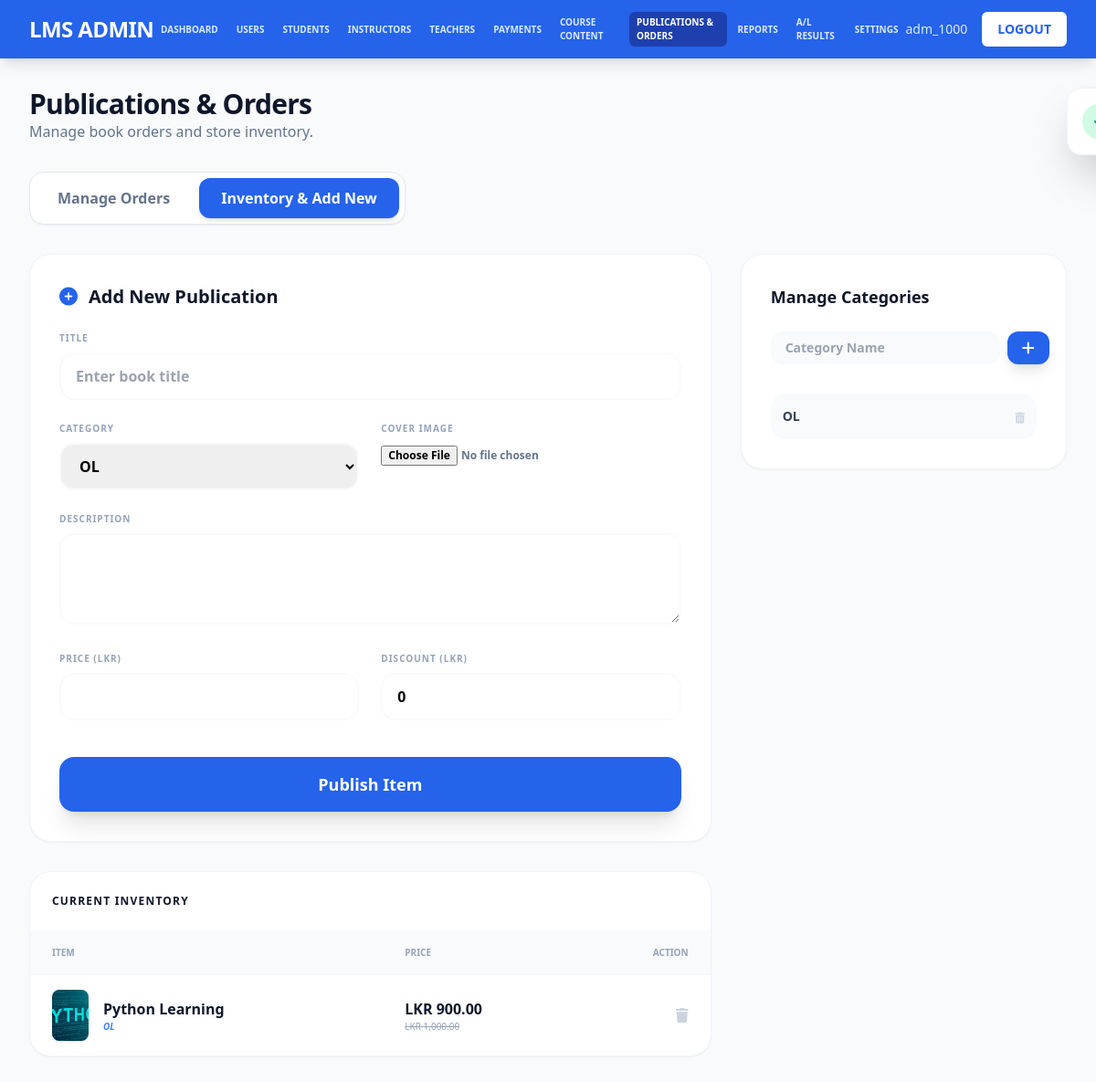
The page /admin/manage_publications.php?tab=publications (signed in) on the database its author committed.
### tables this page shows
CREATE TABLE `publications` (
  `id` int(11) NOT NULL,
  `category_id` int(11) NOT NULL,
  `title` varchar(255) NOT NULL,
  `description` text DEFAULT NULL,
  `price` decimal(10,2) NOT NULL DEFAULT 0.00,
  `discount` decimal(10,2) NOT NULL DEFAULT 0.00,
  `image_path` varchar(255) DEFAULT NULL,
  `created_at` timestamp NOT NULL DEFAULT current_timestamp()
);

CREATE TABLE `publication_categories` (
  `id` int(11) NOT NULL,
  `name` varchar(255) NOT NULL,
  `created_at` timestamp NOT NULL DEFAULT current_timestamp()
);

### admin/manage_publications.php (the view, shortened to what this page needs)
<?php
require_once '../config.php';
$active_tab = $_GET['tab'] ?? 'orders';
$orders = [];
$categories = $conn->query("SELECT * FROM publication_categories ORDER BY name")->fetch_all(MYSQLI_ASSOC);
$publications = [];
if ($active_tab === 'publications') {
    $q = "SELECT p.*, c.name as category_name FROM publications p LEFT JOIN publication_categories c ON p.category_id = c.id ORDER BY p.created_at DESC";
    $publications = $conn->query($q)->fetch_all(MYSQLI_ASSOC);
}
?>
<!DOCTYPE html>
<html lang="en">
<head>
    <script src="https://cdn.tailwindcss.com"></script>
    <link href="https://cdnjs.cloudflare.com/ajax/libs/font-awesome/6.0.0/css/all.min.css" rel="stylesheet">
</head>
<body class="bg-slate-50 min-h-screen">
    <?php include 'header.php'; ?>
    <div class="max-w-7xl mx-auto py-8 px-4 sm:px-6 lg:px-8">
        <div class="mb-8">
            <h1 class="text-3xl font-black text-slate-900 tracking-tight">Publications & Orders</h1>
            <p class="text-slate-500 font-medium">Manage book orders and store inventory.</p>
        </div>
        <div class="flex space-x-2 mb-8 bg-white p-1.5 rounded-2xl shadow-sm border border-slate-200 inline-flex">
            <a href="?tab=orders" class="px-6 py-2.5 rounded-xl font-bold transition-all <?php echo $active_tab === 'orders' ? 'bg-blue-600 text-white shadow-md' : 'text-slate-500 hover:bg-slate-50'; ?>">
                Manage Orders
            </a>
            <a href="?tab=publications" class="px-6 py-2.5 rounded-xl font-bold transition-all <?php echo $active_tab === 'publications' ? 'bg-blue-600 text-white shadow-md' : 'text-slate-500 hover:bg-slate-50'; ?>">
                Inventory & Add New
            </a>
        </div>
        <?php if ($active_tab === 'orders'): ?>
            <div class="bg-white rounded-3xl shadow-sm border border-slate-100 overflow-hidden">
                <div class="overflow-x-auto">
                    <table class="min-w-full divide-y divide-slate-100">
                        <thead class="bg-slate-50">
                            <tr>
                                <th class="px-6 py-4 text-left text-[10px] font-black text-slate-400 uppercase tracking-widest">Order Details</th>
                                <th class="px-6 py-4 text-left text-[10px] font-black text-slate-400 uppercase tracking-widest">Items & Total</th>
                                <th class="px-6 py-4 text-left text-[10px] font-black text-slate-400 uppercase tracking-widest">Payment</th>
                                <th class="px-6 py-4 text-center text-[10px] font-black text-slate-400 uppercase tracking-widest">Status Action</th>
                            </tr>
                        </thead>
                        <tbody class="divide-y divide-slate-100">
                            <?php foreach ($orders as $order): ?>
                            <tr class="hover:bg-slate-50 transition-colors">
                                <td class="px-6 py-4">
                                    <div class="font-black text-slate-900 leading-tight">#<?php echo $order['id']; ?> - <?php echo htmlspecialchars($order['name']); ?></div>
                                    <div class="text-xs text-slate-400 font-bold mt-1 tracking-tighter"><?php echo $order['contact_number']; ?> | <?php echo $order['district']; ?></div>
                                    <div class="text-[10px] text-slate-300 mt-1"><?php echo date('M d, Y h:i A', strtotime($order['created_at'])); ?></div>
                                </td>
                                <td class="px-6 py-4">
                                    <div class="text-xs text-slate-600 font-medium mb-1 w-48 truncate" title="<?php echo htmlspecialchars($order['items_summary']); ?>"><?php echo htmlspecialchars($order['items_summary']); ?></div>
                                    <div class="text-sm font-black text-blue-600">LKR <?php echo number_format($order['total_amount'], 2); ?></div>
                                </td>
                                <td class="px-6 py-4">
                                    <span class="text-xs font-bold text-slate-700 uppercase"><?php echo str_replace('_', ' ', $order['payment_method']); ?></span>
                                    <?php if ($order['bank_receipt_path']): ?>
                                        <a href="../<?php echo $order['bank_receipt_path']; ?>" target="_blank" class="block text-[10px] text-blue-500 font-bold hover:underline mt-1">View Receipt</a>
                                    <?php endif; ?>
                                </td>
                                <td class="px-6 py-4">
                                    <div class="flex flex-col items-center gap-2">
                                        <?php
                                            $s = $order['status'];
                                            $clr = 'bg-slate-100 text-slate-600';
                                            if ($s == 'pending') $clr = 'bg-amber-100 text-amber-600';
                                            if ($s == 'preparing') $clr = 'bg-blue-100 text-blue-600';
                                            if ($s == 'hand_order_to_delivery') $clr = 'bg-indigo-100 text-indigo-600';
                                            if ($s == 'canceled') $clr = 'bg-red-100 text-red-600';
                                            if ($s == 'completed') $clr = 'bg-emerald-100 text-emerald-600';
                                            if ($s == 'return_requested') $clr = 'bg-purple-100 text-purple-600';
                                        ?>
                                        <select onchange="updateOrderStatus(this, <?php echo $order['id']; ?>)" class="status-select text-[10px] font-black rounded-xl border-2 border-slate-100 p-2 <?php echo $clr; ?> focus:border-blue-500 focus:ring-0 transition-colors">
                                            <option value="pending" <?php echo $s == 'pending' ? 'selected' : ''; ?>>Pending</option>
                                            <option value="preparing" <?php echo $s == 'preparing' ? 'selected' : ''; ?>>Preparing</option>
                                            <option value="hand_order_to_delivery" <?php echo $s == 'hand_order_to_delivery' ? 'selected' : ''; ?>>On Delivery</option>
                                            <option value="canceled" <?php echo $s == 'canceled' ? 'selected' : ''; ?>>Canceled</option>
                                            <option value="completed" <?php echo $s == 'completed' ? 'selected' : ''; ?>>Completed</option>
                                            <option value="return_requested" <?php echo $s == 'return_requested' ? 'selected' : ''; ?>>Return Requested</option>
                                        </select>
                                    </div>
                                </td>
                            </tr>
                            <?php endforeach; ?>
                        </tbody>
                    </table>
                </div>
            </div>
        <?php else: ?>
            <div class="grid grid-cols-1 lg:grid-cols-3 gap-8">
                <div class="lg:col-span-2 space-y-8">
                    <div class="bg-white p-8 rounded-3xl shadow-sm border border-slate-100">
                        <h2 class="text-xl font-black text-slate-900 mb-6 flex items-center">
                            <i class="fas fa-plus-circle mr-3 text-blue-600"></i>Add New Publication
                        </h2>
                        <form method="POST" enctype="multipart/form-data" class="grid grid-cols-1 md:grid-cols-2 gap-6">
                            <div class="md:col-span-2">
                                <label class="text-[10px] font-black text-slate-400 uppercase tracking-widest mb-2 block">Title</label>
                                <input type="text" name="title" required class="w-full px-4 py-3 rounded-2xl border-2 border-slate-50 focus:border-blue-500 focus:ring-4 focus:ring-blue-100 font-bold transition-all" placeholder="Enter book title">
                            </div>
                            <div>
                                <label class="text-[10px] font-black text-slate-400 uppercase tracking-widest mb-2 block">Category</label>
                                <select name="category_id" required class="w-full px-4 py-3 rounded-2xl border-2 border-slate-50 focus:border-blue-500 focus:ring-4 focus:ring-blue-100 font-bold transition-all">
                                    <?php foreach ($categories as $cat): ?>
                                        <option value="<?php echo $cat['id']; ?>"><?php echo htmlspecialchars($cat['name']); ?></option>
                                    <?php endforeach; ?>
                                </select>
                            </div>
                            <div>
                                <label class="text-[10px] font-black text-slate-400 uppercase tracking-widest mb-2 block">Cover Image</label>
                                <input type="file" name="publication_image" class="text-xs font-bold text-slate-500">
                            </div>
                            <div class="md:col-span-2">
                                <label class="text-[10px] font-black text-slate-400 uppercase tracking-widest mb-2 block">Description</label>
                                <textarea name="description" rows="3" class="w-full px-4 py-3 rounded-2xl border-2 border-slate-50 focus:border-blue-500 focus:ring-4 focus:ring-blue-100 font-bold transition-all"></textarea>
                            </div>
                            <div>
                                <label class="text-[10px] font-black text-slate-400 uppercase tracking-widest mb-2 block">Price (LKR)</label>
                                <input type="number" step="0.01" name="price" required class="w-full px-4 py-3 rounded-2xl border-2 border-slate-50 focus:border-blue-500 focus:ring-4 focus:ring-blue-100 font-bold transition-all">
                            </div>
                            <div>
                                <label class="text-[10px] font-black text-slate-400 uppercase tracking-widest mb-2 block">Discount (LKR)</label>
                                <input type="number" step="0.01" value="0" name="discount" class="w-full px-4 py-3 rounded-2xl border-2 border-slate-50 focus:border-blue-500 focus:ring-4 focus:ring-blue-100 font-bold transition-all">
                            </div>
                            <button type="submit" name="add_publication" class="md:col-span-2 bg-blue-600 text-white py-4 rounded-2xl font-black text-lg hover:bg-blue-700 transition shadow-xl mt-4">Publish Item</button>
                        </form>
                    </div>
                    <div class="bg-white rounded-3xl shadow-sm border border-slate-100 overflow-hidden">
                        <div class="p-6 border-b border-slate-50"><h3 class="font-black text-slate-900 uppercase tracking-widest text-xs">Current Inventory</h3></div>
                        <div class="overflow-x-auto">
                            <table class="min-w-full divide-y divide-slate-100">
                                <thead>
                                    <tr class="bg-slate-50 text-[10px] uppercase font-black text-slate-400">
                                        <th class="px-6 py-4 text-left">Item</th>
                                        <th class="px-6 py-4 text-left">Price</th>
                                        <th class="px-6 py-4 text-right">Action</th>
                                    </tr>
                                </thead>
                                <tbody class="divide-y divide-slate-100">
                                    <?php foreach ($publications as $pub): ?>
                                    <tr>
                                        <td class="px-6 py-4 flex items-center gap-4">
                                            <img src="../<?php echo $pub['image_path'] ?: 'assets/img/book-placeholder.png'; ?>" class="w-10 h-14 object-cover rounded-lg shadow">
                                            <div>
                                                <div class="font-black text-slate-900"><?php echo htmlspecialchars($pub['title']); ?></div>
                                                <div class="text-[10px] text-blue-500 font-bold italic"><?php echo htmlspecialchars($pub['category_name']); ?></div>
                                            </div>
                                        </td>
                                        <td class="px-6 py-4">
                                            <div class="font-bold text-slate-900">LKR <?php echo number_format($pub['price'] - $pub['discount'], 2); ?></div>
                                            <?php if ($pub['discount'] > 0): ?><div class="text-[10px] text-slate-400 line-through">LKR <?php echo number_format($pub['price'], 2); ?></div><?php endif; ?>
                                        </td>
                                        <td class="px-6 py-4 text-right">
                                            <form method="POST" onsubmit="return confirm('Delete?');">
                                                <button name="delete_publication" class="text-slate-300 hover:text-red-500 transition-colors"><i class="fas fa-trash"></i></button>
                                            </form>
                                        </td>
                                    </tr>
                                    <?php endforeach; ?>
                                </tbody>
                            </table>
                        </div>
                    </div>
                </div>
                <div class="space-y-8 h-fit sticky top-24">
                    <div class="bg-white p-8 rounded-3xl shadow-sm border border-slate-100">
                        <h2 class="text-lg font-black text-slate-900 mb-6">Manage Categories</h2>
                        <form method="POST" class="mb-8">
                            <div class="flex gap-2">
                                <input type="text" name="category_name" placeholder="Category Name" class="flex-1 px-4 py-2 bg-slate-50 rounded-xl font-bold text-sm focus:outline-none focus:ring-2 focus:ring-blue-100">
                                <button type="submit" name="add_category" class="bg-blue-600 text-white px-4 rounded-xl hover:bg-blue-700 transition shadow-lg"><i class="fas fa-plus"></i></button>
                            </div>
                        </form>
                        <div class="space-y-3">
                            <?php foreach ($categories as $cat): ?>
                            <div class="flex items-center justify-between p-3 bg-slate-50 rounded-2xl group transition-all hover:bg-white hover:shadow-md border border-transparent hover:border-slate-100">
                                <span class="text-sm font-bold text-slate-700"><?php echo htmlspecialchars($cat['name']); ?></span>
                                <form method="POST" onsubmit="return confirm('Delete?');">
                                    <button name="delete_category" class="text-slate-300 group-hover:text-red-500 transition-colors"><i class="fas fa-trash-alt text-xs"></i></button>
                                </form>
                            </div>
                            <?php endforeach; ?>
                        </div>
                    </div>
                </div>
            </div>
        <?php endif; ?>
    </div>
    <div id="statusToast" class="fixed top-24 right-8 z-[100] transform translate-x-full transition-transform duration-300 bg-white shadow-2xl rounded-2xl border border-slate-100 p-4 flex items-center gap-4 min-w-[300px]">
        <div class="w-10 h-10 rounded-full bg-emerald-100 text-emerald-600 flex items-center justify-center" id="toastIcon">
            <i class="fas fa-check"></i>
        </div>
    </div>
</body>
</html>

### rows shown on the page
publications: image_path (picture), title "Python Learning", category.name "OL", $pub['price'] - $pub['discount'] "900.00", price "1,000.00"
publication_categories: name "OL"

### other values the page prints
$_SESSION['username'] "adm_1000"
form field category_id "OL"
